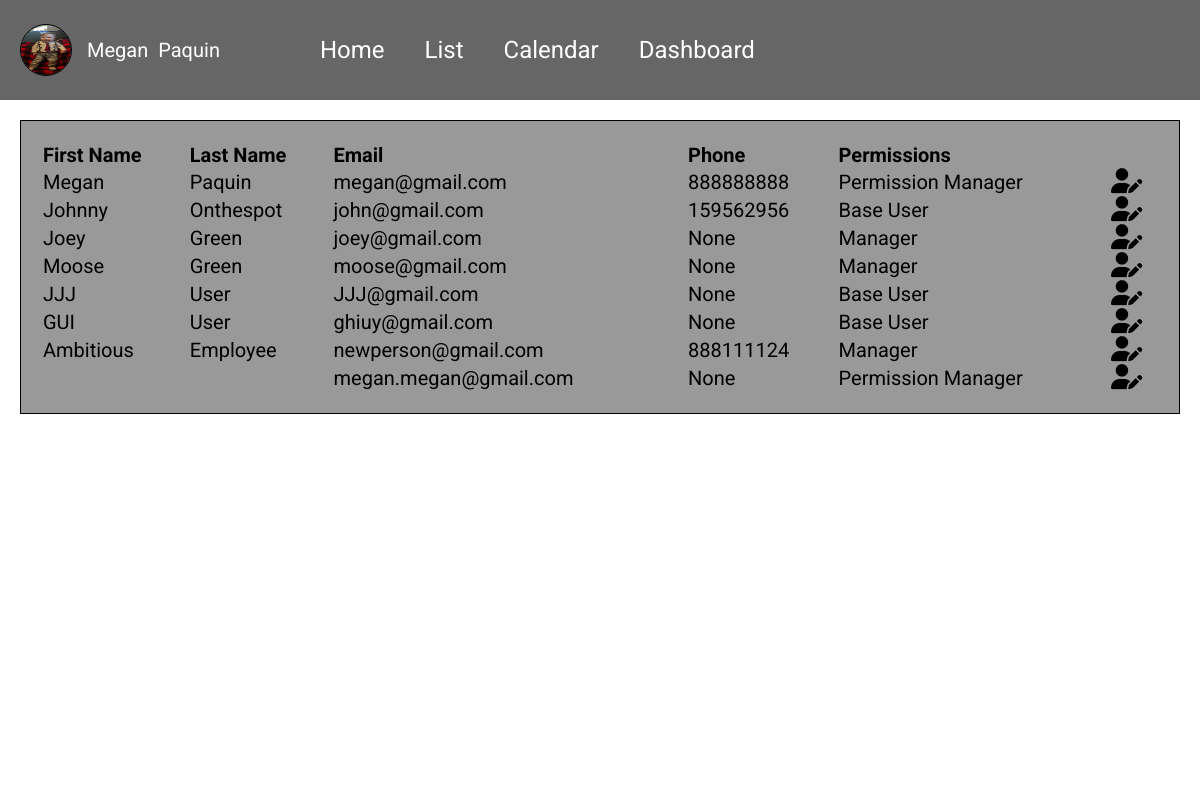
Before: /accounts/permissions (signed in) with the older database file.
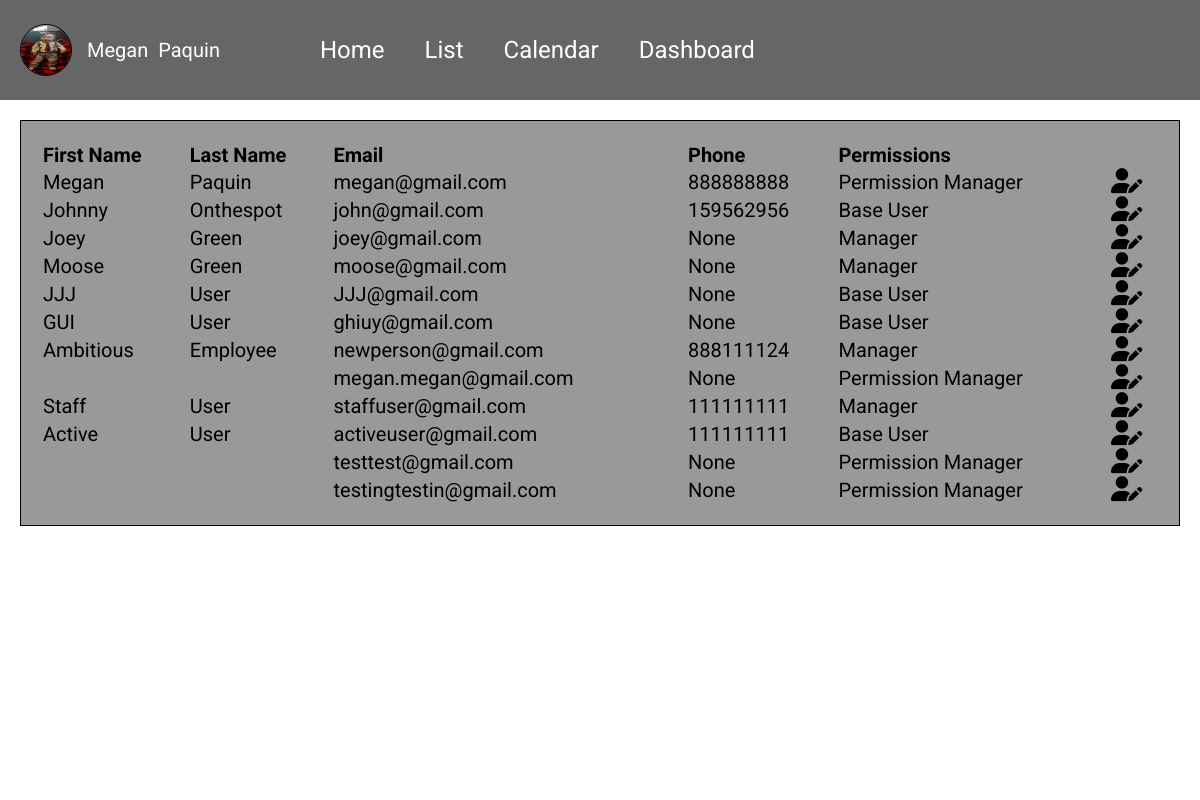
After: the same page with the newer database file.
### accounts/models.py (models this page shows, shortened)
class CustomUser(AbstractBaseUser, PermissionsMixin):
    email = models.EmailField(_('email address'), unique=True)
    is_staff = models.BooleanField(default=False)
    is_active = models.BooleanField(default=True)
    date_joined = models.DateTimeField(default=timezone.now)
    USERNAME_FIELD = 'email'
    REQUIRED_FIELDS = []
    color = models.CharField(max_length=7, default="#FFFFFF")
    first_name = models.CharField(max_length=128)
    last_name = models.CharField(max_length=128)
    phone = models.CharField(max_length=9, null=True)
    image = models.ImageField(upload_to='images/', default='images/default_img.png')
    objects = CustomUserManager()

### accounts/views.py (the view)
# urls.py: path('permissions', PermissionListView.as_view(), name="permissions"),
class PermissionListView(LoginRequiredMixin, UserPassesTestMixin, ListView):
    template_name = "accounts/permissions.html"
    model = CustomUser
    def test_func(self):
        return self.request.user.is_superuser

### templates/accounts/permissions.html (shortened to what this page needs)
{% extends 'base.html' %}
{% load static %}
{% block links %}
<link rel="stylesheet" href="{% static 'css/permissions.css' %}">
{% endblock links %}
{% block contents %}
<table class="perm-table">
    <tr>
         <th scope="col">First Name</th>
         <th scope="col">Last Name</th>
         <th scope="col">Email</th>
         <th scope="col">Phone</th>
         <th scope="col">Permissions</th>
         <th scope="col"></th>
    </tr>
    {% for each in customuser_list %}
    <tr>
        <td>{{ each.first_name }}</td>
        <td>{{ each.last_name }}</td>
        <td>{{ each.email }}</td>
        <td>{{ each.phone }}</td>
        <td>
            {% if each.is_superuser %}
                Permission Manager
            {% elif each.is_staff %}
                Manager
            {% else %}
                Base User
            {% endif %}
        </td>
        <td class="person-icon">
            <a href="{% url 'permissions-edit' each.id %}"><i class="fa-solid fa-user-pen"></i></a>
        </td>
    </tr>
    {% endfor %}
</table>
{% endblock contents %}

### templates/base.html (shortened to what this page needs)
{% load static %}
<!DOCTYPE html>
<html lang="en">
<head>
    {% block links %}
    {% endblock links %}
    <link rel="stylesheet" href="{% static 'css/base.css' %}">
    <link rel="stylesheet" href="{% static 'css/page-layout.css' %}">
</head>
<body>
    <div class="row-container">
        <div class="column-container column">
            <div class="row-container top-nav">
                <div class="name-group">
                    <img src="{{ user.image.url }}" alt="user profile image" class="user-circle">
                    {% if user.is_authenticated %}
                        <span>{{ user.first_name }}</span>
                        <span>{{ user.last_name }}</span>
                    {% endif %}
                </div>
                <a href="{% url 'home' %}">Home</a>
                <a href="{% url 'list' %}">List</a>
                <a href="{% url 'calendar' %}">Calendar</a>
                <a href="{% url 'dashboard' %}">Dashboard</a>
            </div>
            <div class="column-container contents">
                {% block contents %}
                {% endblock contents %}
            </div>
        </div>
    </div>
</body>
</html>

### static/css/permissions.css (style rules this page uses)
.perm-table { background: #999; padding: 20px; margin: 20px; border: 1px solid black; text-align: left; font-size: 20px; }
.fa-solid { text-align: center; font-size: 25px; }

### static/css/base.css (style rules this page uses)
* { padding: 0; margin: 0; }
html { padding: 0; margin-right: 0; }
a { color: inherit; }
body { background-color: #333333; font-family: 'Roboto', sans-serif; color: #FFF; }
.row-container { display: flex; width: 100%; flex-direction: row; flex-wrap: wrap; justify-content: center; align-items: center; margin: 0; padding: 0; }
.column-container { display: flex; width: 100%; flex-direction: column; align-content: left; margin: 0; padding: 0; }
a { text-decoration: none; color: black; }
.top-nav a { color: #FFF; }

### static/css/page-layout.css (style rules this page uses)
.user-circle { width: 50px; height: 50px; background-color: #FFF ; border: 1px solid black; border-radius: 50%; margin: auto 10px; }
.column { flex: 5; width: 100%; }
.top-nav { background-color: #666; height: 100px; font-size: 24px; justify-content: left; }
.contents { background-color: #fff; color: black; height: calc(100vh - 100px); }
.name-group { display: flex; flex-direction: row; flex-wrap: none; margin-left: 10px; margin-right: 75px; font-size: 20px; align-items: center; }
.name-group span { margin: 0 5px; }
.top-nav a { margin: auto 20px; }

Changed rows visible on the page:
added CustomUser: first_name "Staff", last_name "User", email "staffuser@gmail.com", phone "111111111", is_superuser "Manager"
added CustomUser: first_name "Active", last_name "User", email "activeuser@gmail.com", phone "111111111", is_superuser "Base User"
added CustomUser: email "testtest@gmail.com", phone "None", is_superuser "Permission Manager"
added CustomUser: email "testingtestin@gmail.com", phone "None", is_superuser "Permission Manager"
